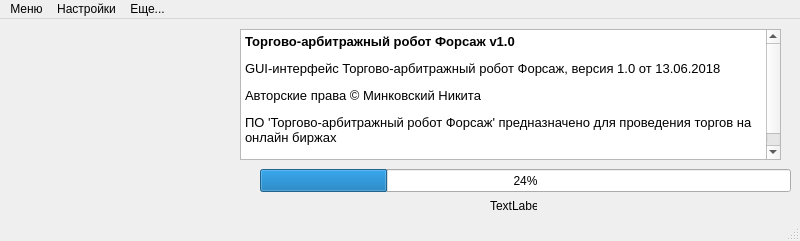
<?xml version="1.0" encoding="UTF-8"?>
<ui version="4.0">
 <class>MainWindow</class>
 <widget class="QMainWindow" name="MainWindow">
  <property name="geometry">
   <rect>
    <x>0</x>
    <y>0</y>
    <width>800</width>
    <height>241</height>
   </rect>
  </property>
  <property name="windowTitle">
   <string>MainWindow</string>
  </property>
  <widget class="QWidget" name="centralwidget">
   <widget class="QProgressBar" name="progressBar">
    <property name="geometry">
     <rect>
      <x>260</x>
      <y>150</y>
      <width>531</width>
      <height>23</height>
     </rect>
    </property>
    <property name="value">
     <number>24</number>
    </property>
   </widget>
   <widget class="QLabel" name="label">
    <property name="geometry">
     <rect>
      <x>490</x>
      <y>180</y>
      <width>47</width>
      <height>13</height>
     </rect>
    </property>
    <property name="text">
     <string>TextLabel</string>
    </property>
   </widget>
   <widget class="QTextEdit" name="textEdit">
    <property name="geometry">
     <rect>
      <x>240</x>
      <y>10</y>
      <width>541</width>
      <height>131</height>
     </rect>
    </property>
    <property name="html">
     <string>&lt;!DOCTYPE HTML PUBLIC &quot;-//W3C//DTD HTML 4.0//EN&quot; &quot;http://www.w3.org/TR/REC-html40/strict.dtd&quot;&gt;
&lt;html&gt;&lt;head&gt;&lt;meta name=&quot;qrichtext&quot; content=&quot;1&quot; /&gt;&lt;style type=&quot;text/css&quot;&gt;
p, li { white-space: pre-wrap; }
&lt;/style&gt;&lt;/head&gt;&lt;body style=&quot; font-family:'MS Shell Dlg 2'; font-size:8.25pt; font-weight:400; font-style:normal;&quot;&gt;
&lt;p style=&quot; margin-top:0px; margin-bottom:0px; margin-left:0px; margin-right:0px; -qt-block-indent:0; text-indent:0px;&quot;&gt;&lt;span style=&quot; font-family:'Courier New'; font-size:10pt; font-weight:600; color:#000000;&quot;&gt;Торгово-арбитражный робот Форсаж v1.0&lt;/span&gt;&lt;/p&gt;
&lt;p style=&quot; margin-top:12px; margin-bottom:12px; margin-left:0px; margin-right:0px; -qt-block-indent:0; text-indent:0px; background-color:#ffffff;&quot;&gt;&lt;span style=&quot; font-family:'Courier New'; font-size:10pt; color:#000000;&quot;&gt;GUI-интерфейс Торгово-арбитражный робот Форсаж, версия 1.0 от 13.06.2018&lt;/span&gt;&lt;/p&gt;
&lt;p style=&quot; margin-top:12px; margin-bottom:12px; margin-left:0px; margin-right:0px; -qt-block-indent:0; text-indent:0px; background-color:#ffffff;&quot;&gt;&lt;span style=&quot; font-family:'Courier New'; font-size:10pt; color:#000000;&quot;&gt;Авторские права © Минковский Никита&lt;/span&gt;&lt;/p&gt;
&lt;p style=&quot; margin-top:12px; margin-bottom:12px; margin-left:0px; margin-right:0px; -qt-block-indent:0; text-indent:0px; background-color:#ffffff;&quot;&gt;&lt;span style=&quot; font-family:'Courier New'; font-size:10pt; color:#000000;&quot;&gt;ПО 'Торгово-арбитражный робот Форсаж' предназначено для проведения торгов на онлайн биржах&lt;/span&gt;&lt;/p&gt;
&lt;p style=&quot; margin-top:12px; margin-bottom:12px; margin-left:0px; margin-right:0px; -qt-block-indent:0; text-indent:0px; background-color:#ffffff;&quot;&gt;&lt;span style=&quot; font-family:'Courier New'; font-size:10pt; color:#000000;&quot;&gt;Применение ПО избавляет от человеческого фактора при работа с онлайн биржами.&lt;/span&gt;&lt;/p&gt;&lt;/body&gt;&lt;/html&gt;</string>
    </property>
   </widget>
  </widget>
  <widget class="QMenuBar" name="menubar">
   <property name="geometry">
    <rect>
     <x>0</x>
     <y>0</y>
     <width>800</width>
     <height>21</height>
    </rect>
   </property>
   <widget class="QMenu" name="menu">
    <property name="title">
     <string>Меню</string>
    </property>
    <widget class="QMenu" name="menu_5">
     <property name="title">
      <string>Сигнал продажи</string>
     </property>
     <addaction name="action_4"/>
     <addaction name="action_5"/>
    </widget>
    <widget class="QMenu" name="menu_6">
     <property name="title">
      <string>Сигнал покупки</string>
     </property>
     <addaction name="action_6"/>
     <addaction name="action_7"/>
    </widget>
    <addaction name="menu_5"/>
    <addaction name="menu_6"/>
    <addaction name="action_3"/>
   </widget>
   <widget class="QMenu" name="menu_2">
    <property name="title">
     <string>Настройки</string>
    </property>
    <addaction name="action_8"/>
   </widget>
   <widget class="QMenu" name="menu_3">
    <property name="title">
     <string>Еще...</string>
    </property>
    <addaction name="action_9"/>
    <addaction name="action_10"/>
   </widget>
   <addaction name="menu"/>
   <addaction name="menu_2"/>
   <addaction name="menu_3"/>
  </widget>
  <widget class="QStatusBar" name="statusbar"/>
  <action name="action_3">
   <property name="text">
    <string>Просмотр логов</string>
   </property>
  </action>
  <action name="action_4">
   <property name="text">
    <string>Включить</string>
   </property>
  </action>
  <action name="action_5">
   <property name="text">
    <string>Отключить</string>
   </property>
  </action>
  <action name="action_6">
   <property name="text">
    <string>Включить</string>
   </property>
  </action>
  <action name="action_7">
   <property name="text">
    <string>Отключить</string>
   </property>
  </action>
  <action name="action_8">
   <property name="text">
    <string>Настройки программы</string>
   </property>
  </action>
  <action name="action_9">
   <property name="text">
    <string>Помощь</string>
   </property>
  </action>
  <action name="action_10">
   <property name="text">
    <string>О программе</string>
   </property>
  </action>
 </widget>
 <resources/>
 <connections/>
</ui>
